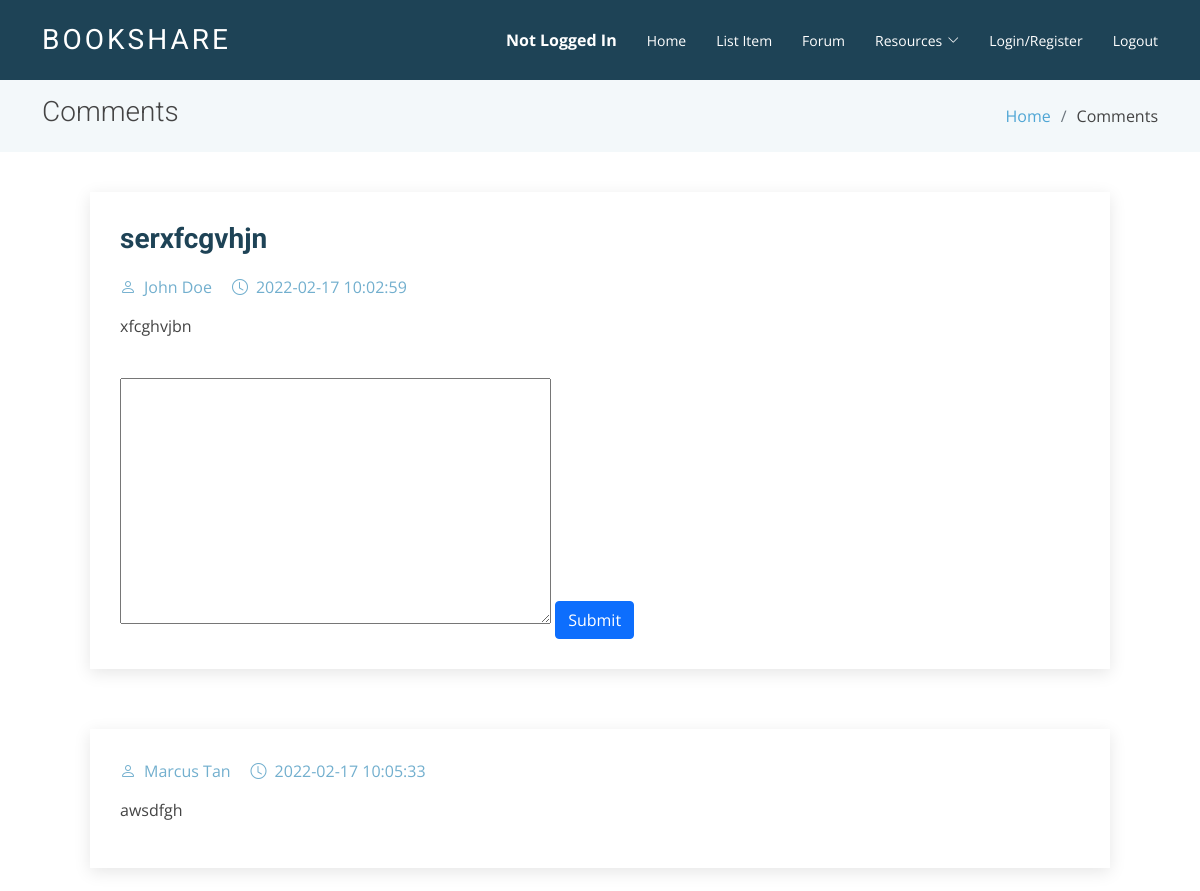
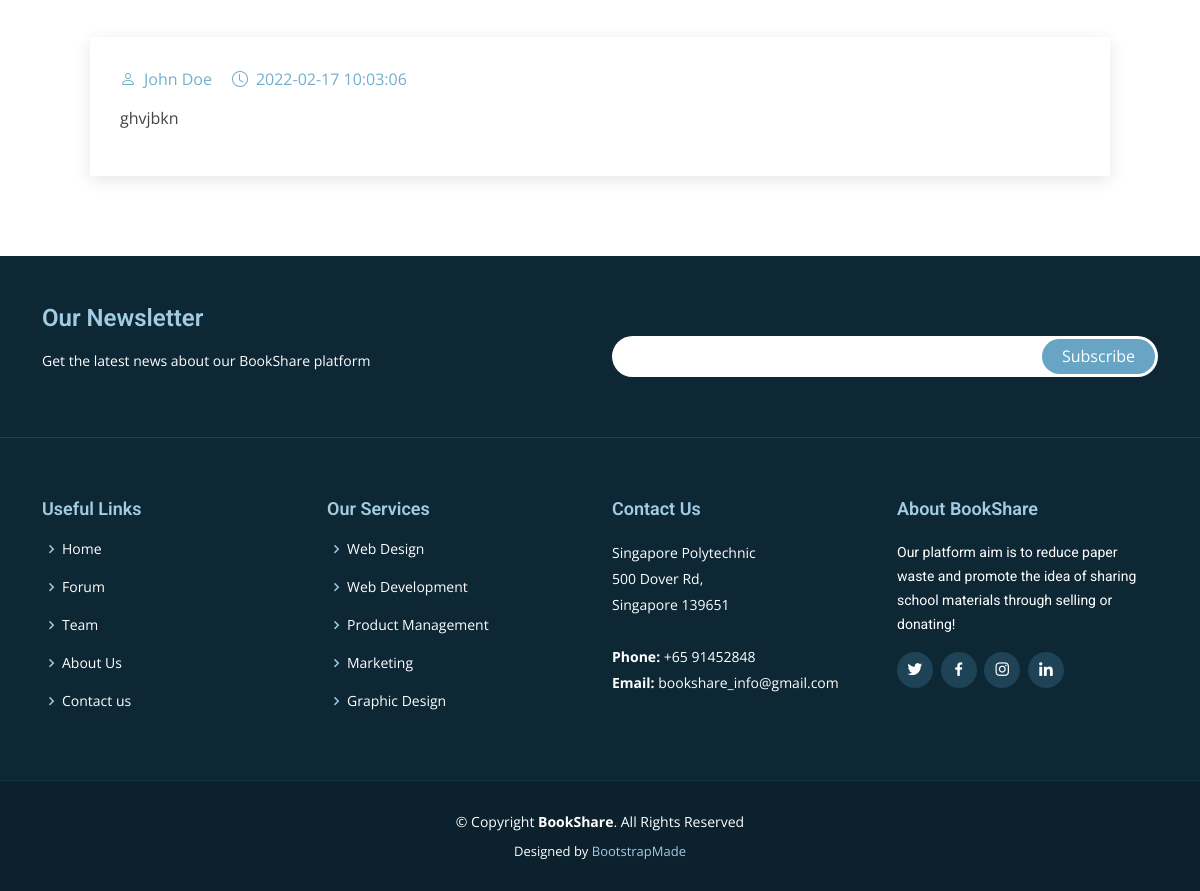
The page /forumComments.php?id=18 on the database its author committed (2 pictures, top to bottom).
### tables this page shows
CREATE TABLE IF NOT EXISTS `forum` (
  `id` mediumint(8) UNSIGNED NOT NULL AUTO_INCREMENT,
  `title` varchar(100) DEFAULT NULL,
  `username` varchar(20) NOT NULL,
  `content` varchar(50000) NOT NULL,
  `timestamp` datetime NOT NULL DEFAULT CURRENT_TIMESTAMP,
  `mainid` mediumint(8) UNSIGNED DEFAULT NULL,
  PRIMARY KEY (`id`)
);

### forumComments.php (the view, shortened to what this page needs)
<!DOCTYPE html>
<html lang="en">
<head>
  <link href="assets/vendor/animate.css/animate.min.css" rel="stylesheet">
  <link href="assets/vendor/aos/aos.css" rel="stylesheet">
  <link href="assets/vendor/bootstrap/css/bootstrap.min.css" rel="stylesheet">
  <link href="assets/vendor/bootstrap-icons/bootstrap-icons.css" rel="stylesheet">
  <link href="assets/vendor/boxicons/css/boxicons.min.css" rel="stylesheet">
  <link href="assets/vendor/glightbox/css/glightbox.min.css" rel="stylesheet">
  <link href="assets/vendor/swiper/swiper-bundle.min.css" rel="stylesheet">
  <link href="assets/css/style.css" rel="stylesheet">
</head>
<body>
     <?php include "header.php";
?>
  <main id="main">
    <section class="breadcrumbs">
      <div class="container">
        <div class="d-flex justify-content-between align-items-center">
          <h2>Comments</h2>
          <ol>
             <li><a class="" href="index.php">Home</a></li>
            <li>Comments</li>
          </ol>
        </div>
      </div>
    </section>
    <section id="blog" class="blog d-flex justify-content-center">
      <div class="row container" data-aos="fade-up">
          <div class="col-lg-12">
              <div class="entries">
            <?php
            echo "<div class='container'>";
            $select = "select * from forum WHERE id=$_GET[id]";
            $conn = OpenCon();
            $posts = mysqli_query($conn, $select);
            if(mysqli_num_rows($posts) > 0){
                while($rows = mysqli_fetch_array($posts, MYSQLI_ASSOC)){ ?>
            <article class="entry">
              <h2 class="entry-title">
                <a href="blog-single.html"><?php echo $rows['title']; ?></a>
              </h2>
              <div class="entry-meta">
                <ul>
                  <li class="d-flex align-items-center"><i class="bi bi-person"></i><?php echo $rows['username']; ?></a></li>
                  <li class="d-flex align-items-center"><i class="bi bi-clock"></i><time datetime="2020-01-01"><?php echo $rows['timestamp']; ?></time></a></li>
                </ul>
              </div>
              <div class="entry-content">
                <p><?php echo $rows['content']; ?></p>
              </div>
                <br>
                <div class="form">
                <form action="uploadComment.php"  method="post">
                    <textarea id="comment" name="comment" rows="10" cols="50"> </textarea>
                    <input type="submit" name="submit" class="btn btn-primary" value="Submit">
                </form>
                </div>
            </article>
            <?php } } ?>
            </div>
          </div>
            <?php
            echo "<div class='container'>";
            $comment = "select * from forum WHERE mainid=$_GET[id]";
            $conn = OpenCon();
            $posts = mysqli_query($conn, $comment);
            if(mysqli_num_rows($posts) > 0){
                while($rows = mysqli_fetch_array($posts, MYSQLI_ASSOC)){ ?>
            <article class="entry">
              <div class="entry-meta">
                <ul>
                  <li class="d-flex align-items-center"><i class="bi bi-person"></i><?php echo $rows['username']; ?></a></li>
                  <li class="d-flex align-items-center"><i class="bi bi-clock"></i><time datetime="2020-01-01"><?php echo $rows['timestamp']; ?></time></a></li>
                </ul>
              </div>
              <div class="entry-content">
                <p><?php echo $rows['content']; ?></p>
              </div>
            </article>
            <?php } } ?>
    </section>
  </main>
  <?php include 'footer.php';?>
</body>
</html>

### assets/css/style.css (style rules this page uses)
body { font-family: "Open Sans", sans-serif; color: #444; }
a { color: #4fa6d5; text-decoration: none; }
h1, h2, h3, h4, h5, h6, .font-primary { font-family: "Roboto", sans-serif; }
#main { margin-top: 80px; }
section { padding: 60px 0; }
.breadcrumbs { padding: 15px 0; background-color: #f3f8fa; min-height: 40px; }
.breadcrumbs h2 { font-size: 28px; font-weight: 300; }
.breadcrumbs ol { display: flex; flex-wrap: wrap; list-style: none; padding: 0; margin: 0; }
.breadcrumbs ol li + li { padding-left: 10px; }
.breadcrumbs ol li + li::before { display: inline-block; padding-right: 10px; color: #6c757d; content: "/"; }
.blog { padding: 40px 0 20px 0; }
.blog .entry { padding: 30px; margin-bottom: 60px; box-shadow: 0 4px 16px rgba(0, 0, 0, 0.1); }
.blog .entry .entry-title { font-size: 28px; font-weight: bold; padding: 0; margin: 0 0 20px 0; }
.blog .entry .entry-title a { color: #1e4356; transition: 0.3s; }
.blog .entry .entry-meta { margin-bottom: 15px; color: #72afce; }
.blog .entry .entry-meta ul { display: flex; flex-wrap: wrap; list-style: none; align-items: center; padding: 0; margin: 0; }
.blog .entry .entry-meta ul li + li { padding-left: 20px; }
.blog .entry .entry-meta i { font-size: 16px; margin-right: 8px; line-height: 0; }
.blog .entry .entry-content p { line-height: 24px; }

### rows shown on the page
forum: title "serxfcgvhjn", username "John Doe", timestamp "2022-02-17 10:02:59", content "xfcghvjbn"
forum: username "Marcus Tan", timestamp "2022-02-17 10:05:33", content "awsdfgh"
forum: username "John Doe", timestamp "2022-02-17 10:03:06", content "ghvjbkn"
